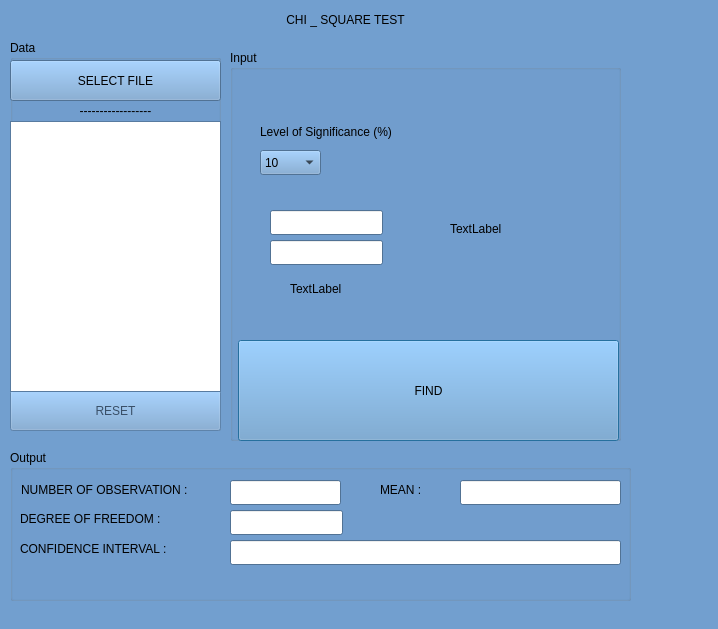
<?xml version="1.0" encoding="UTF-8"?>
<ui version="4.0">
 <class>chi_test</class>
 <widget class="QDialog" name="chi_test">
  <property name="geometry">
   <rect>
    <x>0</x>
    <y>0</y>
    <width>718</width>
    <height>629</height>
   </rect>
  </property>
  <property name="palette">
   <palette>
    <active>
     <colorrole role="WindowText">
      <brush brushstyle="SolidPattern">
       <color alpha="255">
        <red>0</red>
        <green>0</green>
        <blue>0</blue>
       </color>
      </brush>
     </colorrole>
     <colorrole role="Button">
      <brush brushstyle="SolidPattern">
       <color alpha="255">
        <red>114</red>
        <green>159</green>
        <blue>207</blue>
       </color>
      </brush>
     </colorrole>
     <colorrole role="Light">
      <brush brushstyle="SolidPattern">
       <color alpha="255">
        <red>196</red>
        <green>225</green>
        <blue>255</blue>
       </color>
      </brush>
     </colorrole>
     <colorrole role="Midlight">
      <brush brushstyle="SolidPattern">
       <color alpha="255">
        <red>155</red>
        <green>192</green>
        <blue>231</blue>
       </color>
      </brush>
     </colorrole>
     <colorrole role="Dark">
      <brush brushstyle="SolidPattern">
       <color alpha="255">
        <red>57</red>
        <green>79</green>
        <blue>103</blue>
       </color>
      </brush>
     </colorrole>
     <colorrole role="Mid">
      <brush brushstyle="SolidPattern">
       <color alpha="255">
        <red>76</red>
        <green>106</green>
        <blue>138</blue>
       </color>
      </brush>
     </colorrole>
     <colorrole role="Text">
      <brush brushstyle="SolidPattern">
       <color alpha="255">
        <red>0</red>
        <green>0</green>
        <blue>0</blue>
       </color>
      </brush>
     </colorrole>
     <colorrole role="BrightText">
      <brush brushstyle="SolidPattern">
       <color alpha="255">
        <red>255</red>
        <green>255</green>
        <blue>255</blue>
       </color>
      </brush>
     </colorrole>
     <colorrole role="ButtonText">
      <brush brushstyle="SolidPattern">
       <color alpha="255">
        <red>0</red>
        <green>0</green>
        <blue>0</blue>
       </color>
      </brush>
     </colorrole>
     <colorrole role="Base">
      <brush brushstyle="SolidPattern">
       <color alpha="255">
        <red>255</red>
        <green>255</green>
        <blue>255</blue>
       </color>
      </brush>
     </colorrole>
     <colorrole role="Window">
      <brush brushstyle="SolidPattern">
       <color alpha="255">
        <red>114</red>
        <green>159</green>
        <blue>207</blue>
       </color>
      </brush>
     </colorrole>
     <colorrole role="Shadow">
      <brush brushstyle="SolidPattern">
       <color alpha="255">
        <red>0</red>
        <green>0</green>
        <blue>0</blue>
       </color>
      </brush>
     </colorrole>
     <colorrole role="AlternateBase">
      <brush brushstyle="SolidPattern">
       <color alpha="255">
        <red>184</red>
        <green>207</green>
        <blue>231</blue>
       </color>
      </brush>
     </colorrole>
     <colorrole role="ToolTipBase">
      <brush brushstyle="SolidPattern">
       <color alpha="255">
        <red>255</red>
        <green>255</green>
        <blue>220</blue>
       </color>
      </brush>
     </colorrole>
     <colorrole role="ToolTipText">
      <brush brushstyle="SolidPattern">
       <color alpha="255">
        <red>0</red>
        <green>0</green>
        <blue>0</blue>
       </color>
      </brush>
     </colorrole>
     <colorrole role="PlaceholderText">
      <brush brushstyle="SolidPattern">
       <color alpha="128">
        <red>0</red>
        <green>0</green>
        <blue>0</blue>
       </color>
      </brush>
     </colorrole>
    </active>
    <inactive>
     <colorrole role="WindowText">
      <brush brushstyle="SolidPattern">
       <color alpha="255">
        <red>0</red>
        <green>0</green>
        <blue>0</blue>
       </color>
      </brush>
     </colorrole>
     <colorrole role="Button">
      <brush brushstyle="SolidPattern">
       <color alpha="255">
        <red>114</red>
        <green>159</green>
        <blue>207</blue>
       </color>
      </brush>
     </colorrole>
     <colorrole role="Light">
      <brush brushstyle="SolidPattern">
       <color alpha="255">
        <red>196</red>
        <green>225</green>
        <blue>255</blue>
       </color>
      </brush>
     </colorrole>
     <colorrole role="Midlight">
      <brush brushstyle="SolidPattern">
       <color alpha="255">
        <red>155</red>
        <green>192</green>
        <blue>231</blue>
       </color>
      </brush>
     </colorrole>
     <colorrole role="Dark">
      <brush brushstyle="SolidPattern">
       <color alpha="255">
        <red>57</red>
        <green>79</green>
        <blue>103</blue>
       </color>
      </brush>
     </colorrole>
     <colorrole role="Mid">
      <brush brushstyle="SolidPattern">
       <color alpha="255">
        <red>76</red>
        <green>106</green>
        <blue>138</blue>
       </color>
      </brush>
     </colorrole>
     <colorrole role="Text">
      <brush brushstyle="SolidPattern">
       <color alpha="255">
        <red>0</red>
        <green>0</green>
        <blue>0</blue>
       </color>
      </brush>
     </colorrole>
     <colorrole role="BrightText">
      <brush brushstyle="SolidPattern">
       <color alpha="255">
        <red>255</red>
        <green>255</green>
        <blue>255</blue>
       </color>
      </brush>
     </colorrole>
     <colorrole role="ButtonText">
      <brush brushstyle="SolidPattern">
       <color alpha="255">
        <red>0</red>
        <green>0</green>
        <blue>0</blue>
       </color>
      </brush>
     </colorrole>
     <colorrole role="Base">
      <brush brushstyle="SolidPattern">
       <color alpha="255">
        <red>255</red>
        <green>255</green>
        <blue>255</blue>
       </color>
      </brush>
     </colorrole>
     <colorrole role="Window">
      <brush brushstyle="SolidPattern">
       <color alpha="255">
        <red>114</red>
        <green>159</green>
        <blue>207</blue>
       </color>
      </brush>
     </colorrole>
     <colorrole role="Shadow">
      <brush brushstyle="SolidPattern">
       <color alpha="255">
        <red>0</red>
        <green>0</green>
        <blue>0</blue>
       </color>
      </brush>
     </colorrole>
     <colorrole role="AlternateBase">
      <brush brushstyle="SolidPattern">
       <color alpha="255">
        <red>184</red>
        <green>207</green>
        <blue>231</blue>
       </color>
      </brush>
     </colorrole>
     <colorrole role="ToolTipBase">
      <brush brushstyle="SolidPattern">
       <color alpha="255">
        <red>255</red>
        <green>255</green>
        <blue>220</blue>
       </color>
      </brush>
     </colorrole>
     <colorrole role="ToolTipText">
      <brush brushstyle="SolidPattern">
       <color alpha="255">
        <red>0</red>
        <green>0</green>
        <blue>0</blue>
       </color>
      </brush>
     </colorrole>
     <colorrole role="PlaceholderText">
      <brush brushstyle="SolidPattern">
       <color alpha="128">
        <red>0</red>
        <green>0</green>
        <blue>0</blue>
       </color>
      </brush>
     </colorrole>
    </inactive>
    <disabled>
     <colorrole role="WindowText">
      <brush brushstyle="SolidPattern">
       <color alpha="255">
        <red>57</red>
        <green>79</green>
        <blue>103</blue>
       </color>
      </brush>
     </colorrole>
     <colorrole role="Button">
      <brush brushstyle="SolidPattern">
       <color alpha="255">
        <red>114</red>
        <green>159</green>
        <blue>207</blue>
       </color>
      </brush>
     </colorrole>
     <colorrole role="Light">
      <brush brushstyle="SolidPattern">
       <color alpha="255">
        <red>196</red>
        <green>225</green>
        <blue>255</blue>
       </color>
      </brush>
     </colorrole>
     <colorrole role="Midlight">
      <brush brushstyle="SolidPattern">
       <color alpha="255">
        <red>155</red>
        <green>192</green>
        <blue>231</blue>
       </color>
      </brush>
     </colorrole>
     <colorrole role="Dark">
      <brush brushstyle="SolidPattern">
       <color alpha="255">
        <red>57</red>
        <green>79</green>
        <blue>103</blue>
       </color>
      </brush>
     </colorrole>
     <colorrole role="Mid">
      <brush brushstyle="SolidPattern">
       <color alpha="255">
        <red>76</red>
        <green>106</green>
        <blue>138</blue>
       </color>
      </brush>
     </colorrole>
     <colorrole role="Text">
      <brush brushstyle="SolidPattern">
       <color alpha="255">
        <red>57</red>
        <green>79</green>
        <blue>103</blue>
       </color>
      </brush>
     </colorrole>
     <colorrole role="BrightText">
      <brush brushstyle="SolidPattern">
       <color alpha="255">
        <red>255</red>
        <green>255</green>
        <blue>255</blue>
       </color>
      </brush>
     </colorrole>
     <colorrole role="ButtonText">
      <brush brushstyle="SolidPattern">
       <color alpha="255">
        <red>57</red>
        <green>79</green>
        <blue>103</blue>
       </color>
      </brush>
     </colorrole>
     <colorrole role="Base">
      <brush brushstyle="SolidPattern">
       <color alpha="255">
        <red>114</red>
        <green>159</green>
        <blue>207</blue>
       </color>
      </brush>
     </colorrole>
     <colorrole role="Window">
      <brush brushstyle="SolidPattern">
       <color alpha="255">
        <red>114</red>
        <green>159</green>
        <blue>207</blue>
       </color>
      </brush>
     </colorrole>
     <colorrole role="Shadow">
      <brush brushstyle="SolidPattern">
       <color alpha="255">
        <red>0</red>
        <green>0</green>
        <blue>0</blue>
       </color>
      </brush>
     </colorrole>
     <colorrole role="AlternateBase">
      <brush brushstyle="SolidPattern">
       <color alpha="255">
        <red>114</red>
        <green>159</green>
        <blue>207</blue>
       </color>
      </brush>
     </colorrole>
     <colorrole role="ToolTipBase">
      <brush brushstyle="SolidPattern">
       <color alpha="255">
        <red>255</red>
        <green>255</green>
        <blue>220</blue>
       </color>
      </brush>
     </colorrole>
     <colorrole role="ToolTipText">
      <brush brushstyle="SolidPattern">
       <color alpha="255">
        <red>0</red>
        <green>0</green>
        <blue>0</blue>
       </color>
      </brush>
     </colorrole>
     <colorrole role="PlaceholderText">
      <brush brushstyle="SolidPattern">
       <color alpha="128">
        <red>0</red>
        <green>0</green>
        <blue>0</blue>
       </color>
      </brush>
     </colorrole>
    </disabled>
   </palette>
  </property>
  <property name="windowTitle">
   <string>Dialog</string>
  </property>
  <widget class="QGroupBox" name="groupBox_2">
   <property name="geometry">
    <rect>
     <x>230</x>
     <y>50</y>
     <width>391</width>
     <height>391</height>
    </rect>
   </property>
   <property name="title">
    <string>Input</string>
   </property>
   <widget class="QComboBox" name="comboBox">
    <property name="geometry">
     <rect>
      <x>30</x>
      <y>100</y>
      <width>61</width>
      <height>25</height>
     </rect>
    </property>
    <item>
     <property name="text">
      <string>10</string>
     </property>
    </item>
    <item>
     <property name="text">
      <string>5</string>
     </property>
    </item>
    <item>
     <property name="text">
      <string>2.5</string>
     </property>
    </item>
    <item>
     <property name="text">
      <string> 1</string>
     </property>
    </item>
    <item>
     <property name="text">
      <string>0.5</string>
     </property>
    </item>
   </widget>
   <widget class="QLabel" name="label_35">
    <property name="geometry">
     <rect>
      <x>30</x>
      <y>66</y>
      <width>251</width>
      <height>31</height>
     </rect>
    </property>
    <property name="text">
     <string>Level of Significance (%)</string>
    </property>
   </widget>
   <widget class="QPushButton" name="pushButton_3">
    <property name="geometry">
     <rect>
      <x>8</x>
      <y>290</y>
      <width>381</width>
      <height>101</height>
     </rect>
    </property>
    <property name="text">
     <string>FIND</string>
    </property>
   </widget>
   <widget class="QLineEdit" name="lineEdit_2">
    <property name="geometry">
     <rect>
      <x>40</x>
      <y>160</y>
      <width>113</width>
      <height>25</height>
     </rect>
    </property>
   </widget>
   <widget class="QLineEdit" name="lineEdit_3">
    <property name="geometry">
     <rect>
      <x>40</x>
      <y>190</y>
      <width>113</width>
      <height>25</height>
     </rect>
    </property>
   </widget>
   <widget class="QLabel" name="label_4">
    <property name="geometry">
     <rect>
      <x>220</x>
      <y>170</y>
      <width>67</width>
      <height>17</height>
     </rect>
    </property>
    <property name="text">
     <string>TextLabel</string>
    </property>
   </widget>
   <widget class="QLabel" name="debugg">
    <property name="geometry">
     <rect>
      <x>60</x>
      <y>230</y>
      <width>67</width>
      <height>17</height>
     </rect>
    </property>
    <property name="text">
     <string>TextLabel</string>
    </property>
   </widget>
  </widget>
  <widget class="QGroupBox" name="groupBox">
   <property name="geometry">
    <rect>
     <x>10</x>
     <y>40</y>
     <width>211</width>
     <height>391</height>
    </rect>
   </property>
   <property name="title">
    <string>Data</string>
   </property>
   <widget class="QPushButton" name="pushButton">
    <property name="geometry">
     <rect>
      <x>0</x>
      <y>20</y>
      <width>211</width>
      <height>41</height>
     </rect>
    </property>
    <property name="text">
     <string>SELECT FILE</string>
    </property>
   </widget>
   <widget class="QPushButton" name="pushButton_2">
    <property name="enabled">
     <bool>false</bool>
    </property>
    <property name="geometry">
     <rect>
      <x>0</x>
      <y>350</y>
      <width>211</width>
      <height>41</height>
     </rect>
    </property>
    <property name="text">
     <string>RESET</string>
    </property>
   </widget>
   <widget class="QLabel" name="label_2">
    <property name="geometry">
     <rect>
      <x>0</x>
      <y>60</y>
      <width>211</width>
      <height>21</height>
     </rect>
    </property>
    <property name="text">
     <string>------------------</string>
    </property>
    <property name="alignment">
     <set>Qt::AlignCenter</set>
    </property>
   </widget>
   <widget class="QTableWidget" name="table">
    <property name="geometry">
     <rect>
      <x>0</x>
      <y>81</y>
      <width>211</width>
      <height>271</height>
     </rect>
    </property>
   </widget>
  </widget>
  <widget class="QGroupBox" name="groupBox_3">
   <property name="geometry">
    <rect>
     <x>10</x>
     <y>450</y>
     <width>621</width>
     <height>151</height>
    </rect>
   </property>
   <property name="title">
    <string>Output</string>
   </property>
   <widget class="QLabel" name="label_30">
    <property name="geometry">
     <rect>
      <x>370</x>
      <y>30</y>
      <width>61</width>
      <height>20</height>
     </rect>
    </property>
    <property name="text">
     <string>MEAN :</string>
    </property>
   </widget>
   <widget class="QLineEdit" name="dof">
    <property name="enabled">
     <bool>true</bool>
    </property>
    <property name="geometry">
     <rect>
      <x>220</x>
      <y>60</y>
      <width>113</width>
      <height>25</height>
     </rect>
    </property>
    <property name="readOnly">
     <bool>true</bool>
    </property>
   </widget>
   <widget class="QLineEdit" name="mean_box_4">
    <property name="enabled">
     <bool>true</bool>
    </property>
    <property name="geometry">
     <rect>
      <x>450</x>
      <y>30</y>
      <width>161</width>
      <height>25</height>
     </rect>
    </property>
    <property name="readOnly">
     <bool>true</bool>
    </property>
   </widget>
   <widget class="QLabel" name="label_29">
    <property name="geometry">
     <rect>
      <x>11</x>
      <y>31</y>
      <width>211</width>
      <height>17</height>
     </rect>
    </property>
    <property name="text">
     <string>NUMBER OF OBSERVATION :</string>
    </property>
   </widget>
   <widget class="QLineEdit" name="total_box_4">
    <property name="enabled">
     <bool>true</bool>
    </property>
    <property name="geometry">
     <rect>
      <x>220</x>
      <y>30</y>
      <width>111</width>
      <height>25</height>
     </rect>
    </property>
    <property name="readOnly">
     <bool>true</bool>
    </property>
   </widget>
   <widget class="QLabel" name="label_28">
    <property name="geometry">
     <rect>
      <x>10</x>
      <y>60</y>
      <width>201</width>
      <height>17</height>
     </rect>
    </property>
    <property name="text">
     <string>DEGREE OF FREEDOM :</string>
    </property>
   </widget>
   <widget class="QLabel" name="label_3">
    <property name="geometry">
     <rect>
      <x>10</x>
      <y>90</y>
      <width>181</width>
      <height>17</height>
     </rect>
    </property>
    <property name="text">
     <string>CONFIDENCE INTERVAL :</string>
    </property>
   </widget>
   <widget class="QLineEdit" name="lineEdit">
    <property name="enabled">
     <bool>true</bool>
    </property>
    <property name="geometry">
     <rect>
      <x>220</x>
      <y>90</y>
      <width>391</width>
      <height>25</height>
     </rect>
    </property>
    <property name="readOnly">
     <bool>true</bool>
    </property>
   </widget>
  </widget>
  <widget class="QLabel" name="label">
   <property name="geometry">
    <rect>
     <x>0</x>
     <y>-1</y>
     <width>691</width>
     <height>41</height>
    </rect>
   </property>
   <property name="text">
    <string>CHI _ SQUARE TEST</string>
   </property>
   <property name="alignment">
    <set>Qt::AlignCenter</set>
   </property>
  </widget>
 </widget>
 <resources/>
 <connections/>
</ui>
